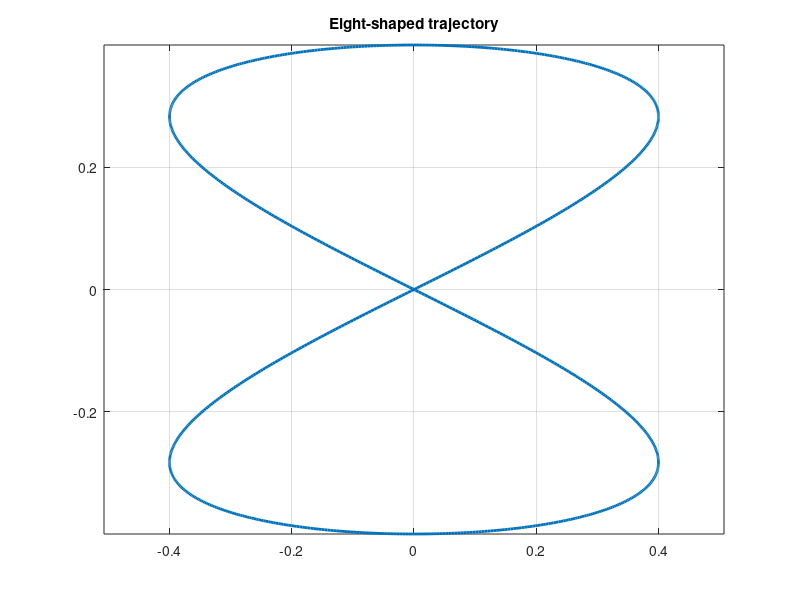
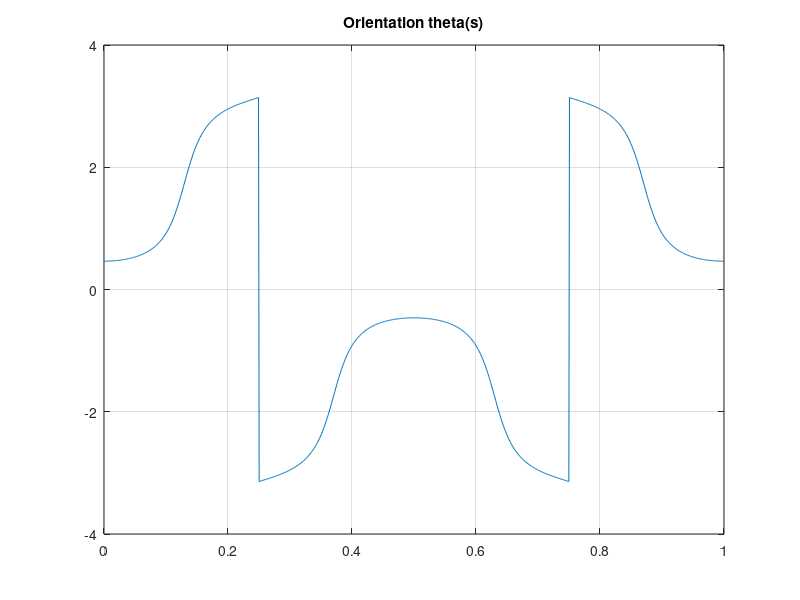

Write the MATLAB code that produced these figures, in order.
clear all;
close all;
%addpath(genpath('path-to-functions'));%uncomment to add the path to your functions
addpath(genpath('./'))
%% Set simulation parameters

T_s = 0.04; 
r = 0.03;
d = 0.165;
r_actual = 0.031;
d_actual = 0.164;
% wheels angles init
PHI_INIT = [0;0];
%% Eight-shape trajectory parameters
R = 0.4;
omega_trj = 2*pi;

s = linspace(0,1,1000);

x = R * sin(2*omega_trj*s);
y = R * sin(omega_trj*s);

% Derivate prime
dx = 2*R*omega_trj * cos(2*omega_trj*s);
dy = R*omega_trj * cos(omega_trj*s);

% Derivate seconde (opzionale)
ddx = -4*R*omega_trj^2 * sin(2*omega_trj*s);
ddy = -R*omega_trj^2 * sin(omega_trj*s);

% Orientazione (flatness)
theta = atan2(dy, dx);

% Stato q(s)
q = [x; y; theta];

%% Verifica: forma a 8
figure;
plot(x, y, 'LineWidth', 2);
axis equal;
grid on;
title('Eight-shaped trajectory');

%% (opzionale) orientazione lungo la traiettoria
figure;
plot(s, theta);
grid on;
title('Orientation theta(s)');
%% EKF parameters
ENCODER_QUANRIZATION = 1;
% EKF initil covariance
P_INIT_EKF = diag([0.001, 0.001, 0.0175/6, 0.0175/6, 0.0175/6, 0.0175/6*T_s, 0.0175/6*T_s].^2);
% EKF process covariance
D = diag([0.001, 0.001, 0.0175/6, 0.0175/6, 0.0175/6, 0.0175/6*T_s, 0.0175/6*T_s].^2);
% EKF measurement noise (delta wheels angles)
R_2 = diag([ENCODER_QUANRIZATION/6,ENCODER_QUANRIZATION/6].^2);
% EKF measurement noise (GPS + delta wheels angles)
R_4 = diag(([0.001, 0.001, ENCODER_QUANRIZATION/6,ENCODER_QUANRIZATION/6]).^2);

%% Get an eight-shaped geometric path

%% Sample s and get q trajectory with differential flatness
% set Q_INIT to the initial q (will be used as initialization in simulink)
% set also Q_INIT_LOC (eventually with initial error)
% set also Z_INIT_EKF (eventually with initial error)
Q_INIT = [0;0;0];
Q_INIT_LOC = [0;0;0];
Z_INIT_EKF = [0;0;0];
%% Plot the trajectory

%% Get timing law
